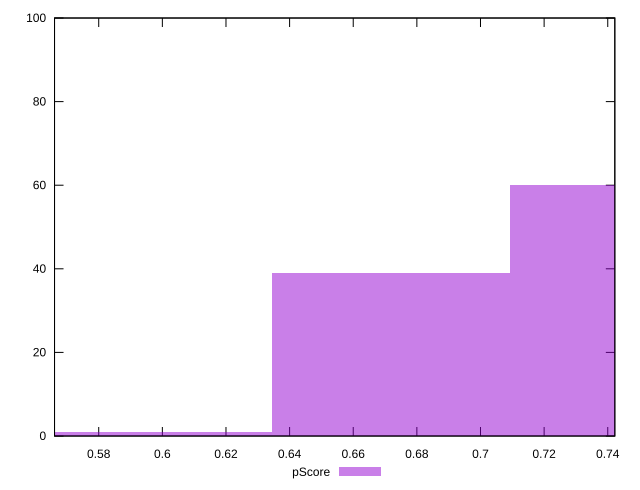

This chart was generated by the following gnuplot code:
reset

$pScore <<EOF
0.5972719992398045 1
0.7465899990497555 60
0.67193099914478 39
EOF

set key outside below
set boxwidth 0.07465899990497556
set xrange [0.5661111111111111:0.7422222222222222]
set yrange [0:100]
set trange [0:100]
set style fill transparent solid 0.5 noborder
set terminal svg size 640, 490 enhanced background rgb 'white'
set output "report_00018_2021-02-10T15-25-16.877Z/render-blocking-resources/samples/pages+cached+noadtech/pScore/histogram.svg"

plot $pScore title "pScore" with boxes

reset
